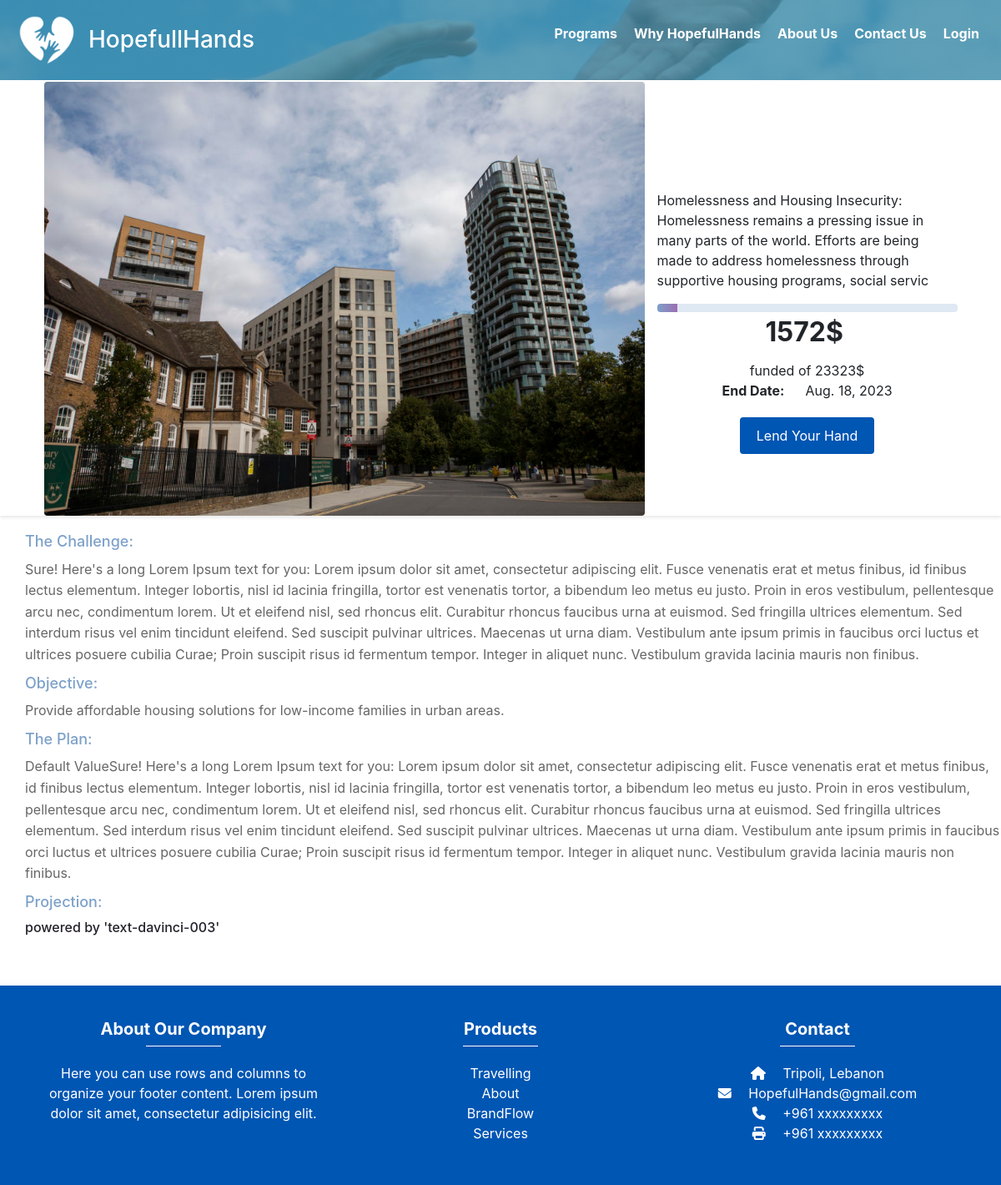
The page /programs/3/ on the database its author committed.
### app1/models.py (models this page shows, shortened)
class Program(models.Model):
    program_name = models.CharField(max_length=40)
    program_description = models.CharField(max_length=400)
    program_summary = models.CharField(max_length=200, default='Default Value')
    program_image = models.ImageField(upload_to='images/')
    budget = models.IntegerField()
    start_date = models.DateField()
    end_date = models.DateField()
    raised = models.IntegerField(default=0)
    program_challenge = models.CharField(max_length=2000, default='Default Value')
    program_objective = models.CharField(max_length=2000, default='Default Value')
    program_plan = models.CharField(max_length=2000, default='Default Value')

### app1/views.py (the view)
# urls.py: re_path(r'^.*programs/(?P<program_id>\d+)/$', program_details, name='program_details'),
def program_details(request, program_id):
    program = get_object_or_404(Program, id=program_id)
    progress = calculate_progress(program.raised, program.budget)
    projection = generate_projection(program.program_objective)
    program.projection = projection
    context = {
        'program': program,
        'progress': progress,
    }
    return render(request, 'pages/program_details.html', context)

### app1/views.py (called while the page is built)
def calculate_progress(raised, budget):
    if budget == 0:
        return 0
    return (raised / budget) * 100

def generate_projection(objective):
    keyword_map = {
        'improve literacy rates': [r'\b(literacy rate|literacy rates|reading skills)\b', r'\b(improve|enhance)\b'],
        'underprivileged communities': [r'\b(underprivileged communities|disadvantaged areas)\b', r'\b(support|empower)\b'],
        'access to quality education': [r'\b(access to|quality education)\b', r'\b(provide|ensure)\b'],
        'digital literacy': [r'\b(digital literacy)\b', r'\b(promote|develop)\b'],
        '20%': [r'\b(20 percent|twenty percent)\b', r'\b(achieve|attain)\b']
    }
    projection = ""
    for key, keywords in keyword_map.items():
        if all(re.search(keyword, objective, re.IGNORECASE) for keyword in keywords):
            projection += key + ", "
    if projection:
        projection = projection[:-2]  # Remove trailing comma and space
        projection += "."
    return projection

### templates/pages/program_details.html (shortened to what this page needs)
<!DOCTYPE html>
<html>
<head>
</head>
<body>
  {% include 'components/navbar.html' %}
  <h1 class="program-details-title">{{ program.program_name }}</h1>
  <div class="program-details-container">
    <div class="program-details-image">
      <img src="{{ program.program_image.url }}" alt="Program Image">
    </div>
    <div class="program-details-progressBar">
      <p>{{ program.program_description }}</p>
      {% include 'components/progressbar.html' %}
    </div>
  </div>
  <div class="program-details-description">
    <h2>The Challenge:</h2>
    <p>{{ program.program_challenge }}</p>
    <h2>Objective:</h2>
    <p>{{ program.program_objective }}</p>
    <h2>The Plan:</h2>
    <p>{{ program.program_plan }}</p>
    <h2>Projection:</h2>
<h6 style="color: #24202A;">powered by 'text-davinci-003'</h6>
  </div>
  {% include 'components/footer.html' %}
</body>
</html>

### templates/components/progressbar.html (shortened to what this page needs)
<!DOCTYPE html>
<html>
<head>
</head>
<body>
  <div class="container123">
    <div class="progress-bar1">
      <div class="progress-bar-inner1 gradient" style="width: {{ progress }}%;"></div>
    </div>
    <div class="program-details" style="font-size: 2em;">
      <strong>{{ program.raised }}$</strong>
    </div>
    <div class="program-details">
      funded of {{ program.budget }}$
    </div>
    <div class="program-details">
      <strong>End Date: </strong>{{ program.end_date }}
    </div>
    <a class="program-details-donate-button" href="{% url 'donate' %}">Lend Your Hand</a>
  </div>
</body>
</html>

### templates/pages/program_details.html (style rules this page uses)
.program-details-title { text-align: center; font-size: 40px; padding: 5px 0; color: #0056b3; margin-top: 10px; margin-bottom: 0px; }
.program-details-container { display: flex; justify-content: center; background-color: ; height: 550px; padding: 0px; box-shadow: 0 2px 4px rgba(0, 0, 0, 0.1); margin-bottom: 20px; }
.program-details-image { flex-basis: 60%; border-radius: 4px; margin-top: 30px; margin-right: 15px; overflow: hidden; }
.program-details-image img { width: 100%; height: 100%; object-fit: cover; }
.program-details-progressBar { margin-top: 160px; flex-basis: 30%; }
.program-details-description { margin-left: 30px; margin-bottom: 60px; }
.program-details-description h2 { font-size: 18px; margin-bottom: 10px; color: #7da1c9; }
.program-details-description p { margin-bottom: 10px; color: #666; line-height: 1.6; }
.program-details-donate-button { display: inline-block; padding: 10px 20px; background-color: #0056b3; color: #fff; text-align: center; text-decoration: none; border: none; border-radius: 4px; transition: background-color 0.3s ease; }

### templates/components/navbar.html (style rules this page uses)
body { margin: 0; padding: 0; font-family: Arial, sans-serif; }

### rows shown on the page
Program: program_image (picture), program_description "Homelessness and Housing Insecurity: Homelessness remains a pressing issue in many parts of the world. Efforts are being made to address homelessness through supportive housing programs, social servic", raised "1572", budget "23323", end_date "Aug. 18, 2023", program_challenge "Sure! Here's a long Lorem Ipsum text for you: Lorem ipsum dolor sit amet, consectetur adipiscing elit. Fusce venenatis erat et metus finibus, id finibus lectus elementum. Integer lobortis, nisl id lacinia fringilla, tortor est venenatis tortor, a bibendum leo metus eu justo. Proin in eros vestibulum, pellentesque arcu nec, condimentum lorem. Ut et eleifend nisl, sed rhoncus elit. Curabitur rhoncus faucibus urna at euismod. Sed fringilla ultrices elementum. Sed interdum risus vel enim tincidunt eleifend. Sed suscipit pulvinar ultrices. Maecenas ut urna diam. Vestibulum ante ipsum primis in faucibus orci luctus et ultrices posuere cubilia Curae; Proin suscipit risus id fermentum tempor.…", program_objective "Provide affordable housing solutions for low-income families in urban areas.", program_plan "Default ValueSure! Here's a long Lorem Ipsum text for you: Lorem ipsum dolor sit amet, consectetur adipiscing elit. Fusce venenatis erat et metus finibus, id finibus lectus elementum. Integer lobortis, nisl id lacinia fringilla, tortor est venenatis tortor, a bibendum leo metus eu justo. Proin in eros vestibulum, pellentesque arcu nec, condimentum lorem. Ut et eleifend nisl, sed rhoncus elit. Curabitur rhoncus faucibus urna at euismod. Sed fringilla ultrices elementum. Sed interdum risus vel enim tincidunt eleifend. Sed suscipit pulvinar ultrices. Maecenas ut urna diam. Vestibulum ante ipsum primis in faucibus orci luctus et ultrices posuere cubilia Curae; Proin suscipit risus id fermentum…"
